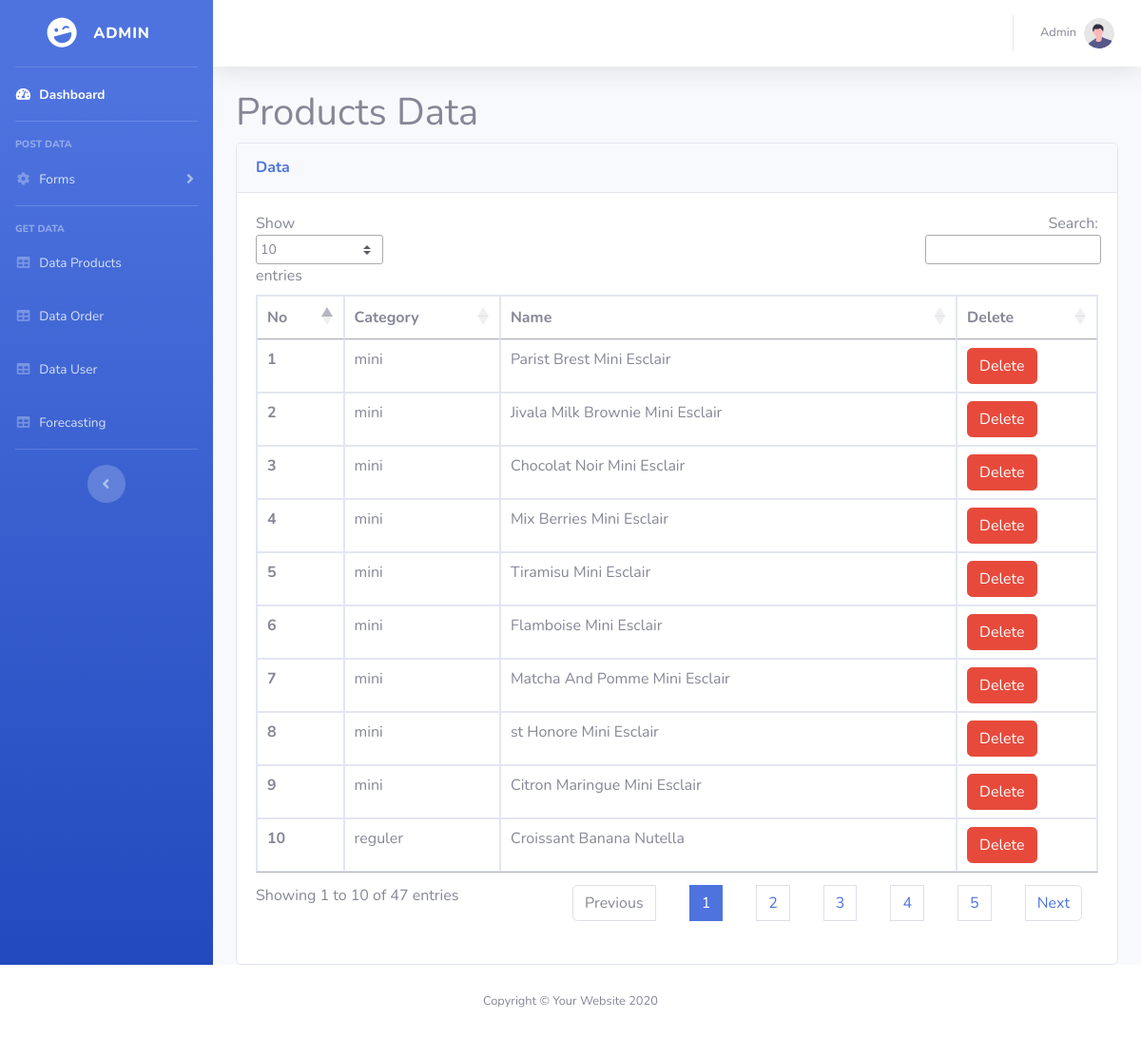
The app's page /index.php?page=cakeData (signed in) with its own data.
### tables this page shows
CREATE TABLE `cake` (
  `id` int(10) NOT NULL,
  `name` varchar(150) NOT NULL,
  `kategori` varchar(150) NOT NULL
);

### module/cake/index.php (the view)
<h1>Products Data</h1>
<div class="card">
        <div class="card-header py-3">
            <h6 class="m-0 font-weight-bold text-primary">Data</h6>
        </div>
        <div class="card-body">
        <table class="table table-bordered" id="example">
  <thead>
    <tr>
      <th scope="col">No</th>
      <th scope="col">Category</th>
      <th scope="col">Name</th>
      <th scope="col">Delete</th>
    </tr>
  </thead>
  <tbody>
    <?php
        include "action/connection.php";
        $query = mysqli_query($connection,"SELECT * FROM cake Order By kategori");
        $no=0;
        if ($query->num_rows > 0) {
          while ($data = $query->fetch_assoc()) {
            $no++;
    ?>
    <tr>
      <th scope="row"><?php echo $no;?></th>
      <td><?php echo $data['kategori'];?></td>
      <td><?php echo $data['name'];?></td>
      <td><a href="action/delete.php?action=deleteCake&id=<?php echo $data['id'];?>" class="btn btn-danger">Delete</a></td>
    </tr>
    <?php } } ?>
  </tbody>
</table>
        </div>
</div>

### index.php (shortened to what this page needs)
<!DOCTYPE html>
<html lang="en">
<head>
    <link href="vendor/fontawesome-free/css/all.min.css" rel="stylesheet" type="text/css">
    <link href="css/sb-admin-2.min.css" rel="stylesheet">
    <link rel="stylesheet" type="text/css" media="screen" href="https://cdn.datatables.net/1.13.1/css/jquery.dataTables.min.css">
</head>
<body id="page-top">
    <div id="wrapper">
            <?php include 'pages/sidebar.php'?>
        <div id="content-wrapper" class="d-flex flex-column">
            <div id="content">
                    <?php include 'pages/navbar.php'?>
                <div class="container-fluid">
                    <?php
                        if (isset($_GET['page'])) {
                            $page=$_GET['page'];
                            switch ($page) {
                                                                                            case 'cakeData':
                                                                                                include 'module/cake/index.php';
                                                                                                break;
                                                             }
                        }
                    ?>
                </div>
            </div>
        </div>
                    </div>
            <?php include 'pages/footer.php';?>
</body>
</html>

### pages/sidebar.php (shortened to what this page needs)
<ul class="navbar-nav bg-gradient-primary sidebar sidebar-dark accordion" id="accordionSidebar">
<a class="sidebar-brand d-flex align-items-center justify-content-center" href="index.html">
    <div class="sidebar-brand-icon rotate-n-15">
        <i class="fas fa-laugh-wink"></i>
    </div>
    <div class="sidebar-brand-text mx-3">Admin</div>
</a>
<hr class="sidebar-divider my-0">
<li class="nav-item active">
    <a class="nav-link" href="?page=dashboard">
        <i class="fas fa-fw fa-tachometer-alt"></i>
        <span>Dashboard</span></a>
</li>
<hr class="sidebar-divider">
<div class="sidebar-heading">
    Post Data
</div>
<li class="nav-item">
    <a class="nav-link collapsed" href="#" data-toggle="collapse" data-target="#collapseTwo"
        aria-expanded="true" aria-controls="collapseTwo">
        <i class="fas fa-fw fa-cog"></i>
        <span>Forms</span>
    </a>
</li>
<hr class="sidebar-divider">
<div class="sidebar-heading">
    Get Data
</div>
<li class="nav-item">
    <a class="nav-link" href="?page=cakeData">
        <i class="fas fa-fw fa-table"></i>
        <span>Data Products</span></a>
</li>
<li class="nav-item">
    <a class="nav-link" href="?page=ordersData">
        <i class="fas fa-fw fa-table"></i>
        <span>Data Order</span></a>
</li>
<li class="nav-item">
    <a class="nav-link" href="?page=usersData">
        <i class="fas fa-fw fa-table"></i>
        <span>Data User</span></a>
</li>
<li class="nav-item">
    <a class="nav-link" href="?page=forecastData">
        <i class="fas fa-fw fa-table"></i>
        <span>Forecasting</span></a>
</li>
<hr class="sidebar-divider d-none d-md-block">
<div class="text-center d-none d-md-inline">
    <button class="rounded-circle border-0" id="sidebarToggle"></button>
</div>
</ul>

### pages/navbar.php (shortened to what this page needs)
<nav class="navbar navbar-expand navbar-light bg-white topbar mb-4 static-top shadow">
                    <ul class="navbar-nav ml-auto">
                        <li class="nav-item dropdown no-arrow">
                            <a class="nav-link dropdown-toggle" href="#" id="userDropdown" role="button"
                                data-toggle="dropdown" aria-haspopup="true" aria-expanded="false">
                                <span class="mr-2 d-none d-lg-inline text-gray-600 small"><?php echo $_SESSION['name'];?></span>
                                <img class="img-profile rounded-circle"
                                    src="img/undraw_profile.svg">
                            </a>
                        </li>
                    </ul>
                </nav>

### pages/footer.php
<footer class="sticky-footer bg-white">
                <div class="container my-auto">
                    <div class="copyright text-center my-auto">
                        <span>Copyright &copy; Your Website 2020</span>
                    </div>
                </div>
            </footer>

### records on screen
cake: kategori "mini", name "Parist Brest Mini Esclair"
cake: kategori "mini", name "Jivala Milk Brownie Mini Esclair"
cake: kategori "mini", name "Chocolat Noir Mini Esclair"
cake: kategori "mini", name "Mix Berries Mini Esclair"
cake: kategori "mini", name "Tiramisu Mini Esclair"
cake: kategori "mini", name "Flamboise Mini Esclair"
cake: kategori "mini", name "Matcha And Pomme Mini Esclair"
cake: kategori "mini", name "st Honore Mini Esclair"
cake: kategori "mini", name "Citron Maringue Mini Esclair"
cake: kategori "reguler", name "Croissant Banana Nutella"

### other values on screen
$_SESSION['name'] "Admin"
